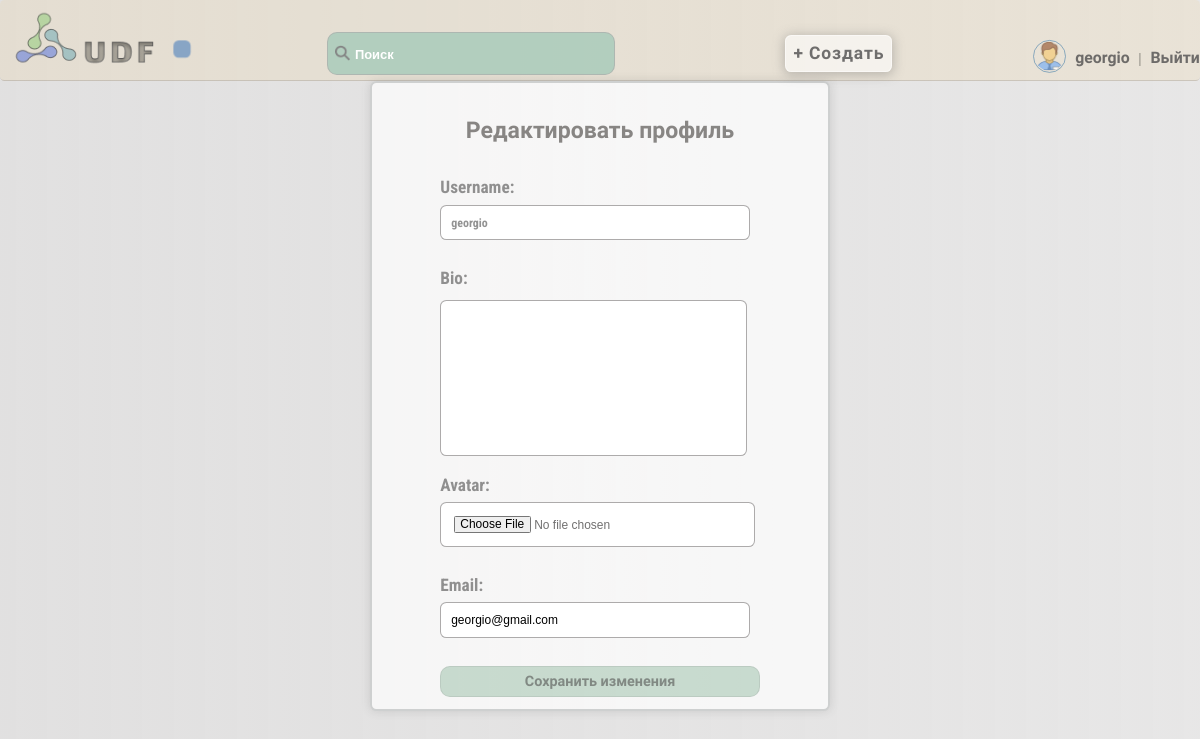
The app's page /accounts/edit_profile/ (signed in), older data.
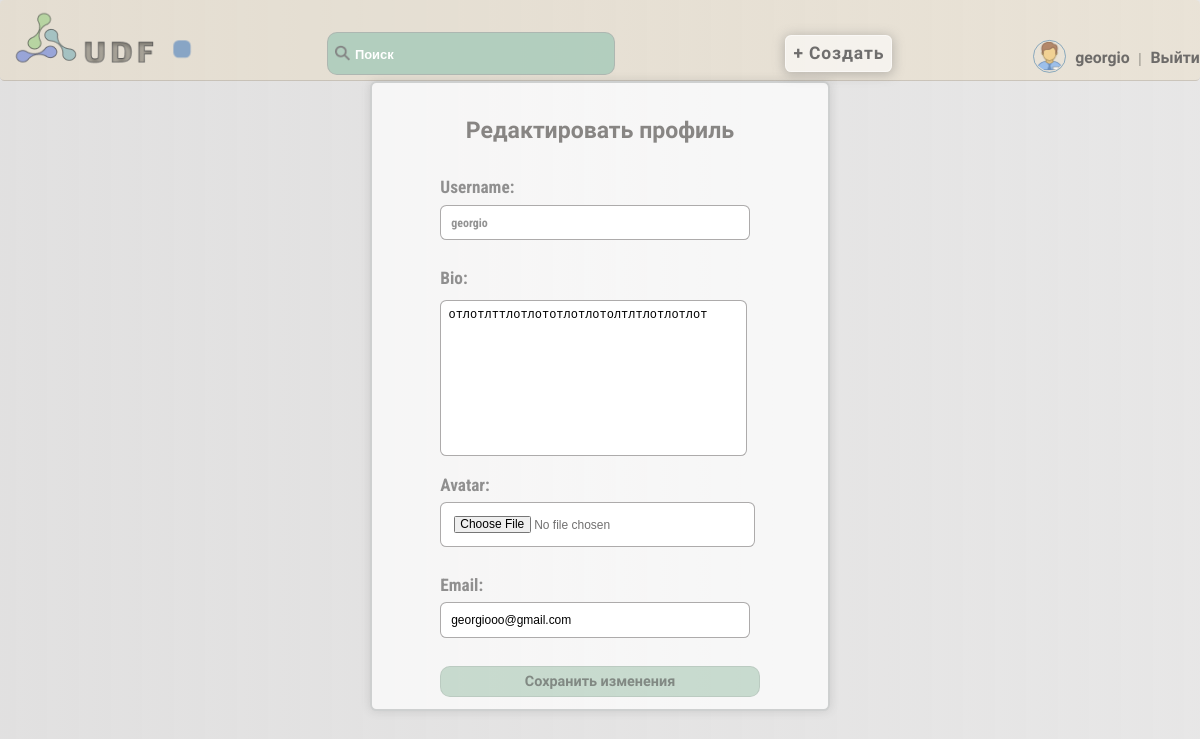
The same page, newer data.
### accounts/models.py (models this page shows, shortened)
class User(AbstractUser):
    username = models.CharField(max_length=150, unique=True)
    password = models.CharField(max_length=128, null=False, blank=False)
    bio = models.TextField(blank=True)
    avatar = models.ImageField(upload_to='avatars', blank=True)
    date_joined = models.DateTimeField(auto_now_add=True)
    email = models.EmailField(unique=True)
    last_login = None
    groups = None
    user_permissions = None

### accounts/views.py (the view)
# urls.py: path('edit_profile/', edit_profile, name='edit_profile'),
@login_required
def edit_profile(request):
    if request.method == 'POST':
        form = UserProfileForm(request.POST, request.FILES, instance=request.user)
        if form.is_valid():
            form.save()
            return redirect('user_profile')
    else:
        form = UserProfileForm(instance=request.user)
    return render(request, 'accounts/edit_profile.html', {'form': form})

### accounts/forms.py
class UserProfileForm(forms.ModelForm):
    class Meta:
        model = User
        fields = ['username', 'bio', 'avatar', 'email']

### accounts/templates/accounts/edit_profile.html (shortened to what this page needs)
{% extends 'core/base.html' %}
{% load static %}
{% block content %}
<div class="profile-container">
    <div class="edit-profile-menu">
        <h2>Редактировать профиль</h2>
        <form method="post" enctype="multipart/form-data" action="{% url 'edit_profile' %}">
            {{ form.as_p }}
            <button class="but-edit_profile" type="submit">Сохранить изменения</button>
        </form>
    </div>
</div>
{% endblock %}

### core/templates/core/base.html (shortened to what this page needs)
<!DOCTYPE html>
{% load static %}
<html lang="en">
<head>
    <link rel="stylesheet" href="{% static 'css/style.css' %}">
</head>
<body class="loaded">
<div class="menu">
    <div class="wrap">
        <div class="logo">
            <a class="logo-menu" href="{% url 'base_with_articles' %}"><img src="{% static 'images/logo.png' %}" alt=""></a>
        </div>
        <div class="shape"></div>
        <ul>
            <li>
                <label class="search-icon">
                    <img src="{% static 'images/search.png' %}" alt="Search">
                </label>
                <input class="search-input" type="text" placeholder="Поиск" id="search-input">
            </li>
            <li>
                <a class="add-button" href="{% url 'add_article' %}">
                    <button type="button">+ Создать</button>
                </a>
            </li>
            {% if user.is_authenticated %}
            <li>
                {% if user.avatar %}
                 <img class="menu-avatar" src="{{ user.avatar.url }}" alt="{{ user.username }} Avatar">
                 {% else %}
                 <img class="menu-avatar" src="{% static 'images/standart_img.png' %}" alt="Default Avatar">
                {% endif %}
                <a href="{% url 'user_profile' %}">{{ user.username }}</a> | <a href="{% url 'logout' %}">Выйти</a>
            </li>
            {% endif %}
        </ul>
    </div>
</div>
<div class="container">
    <div class="wrap">
        {% block content %}{% endblock %}
    </div>
</body>
</html>

Row changes from the older to the newer data that the page shows:
changed User "georgio": bio (not shown) → "отлотлттлотлототлотлотолтлтлотлотлот"; email "georgio@gmail.com" → "georgiooo@gmail.com"
